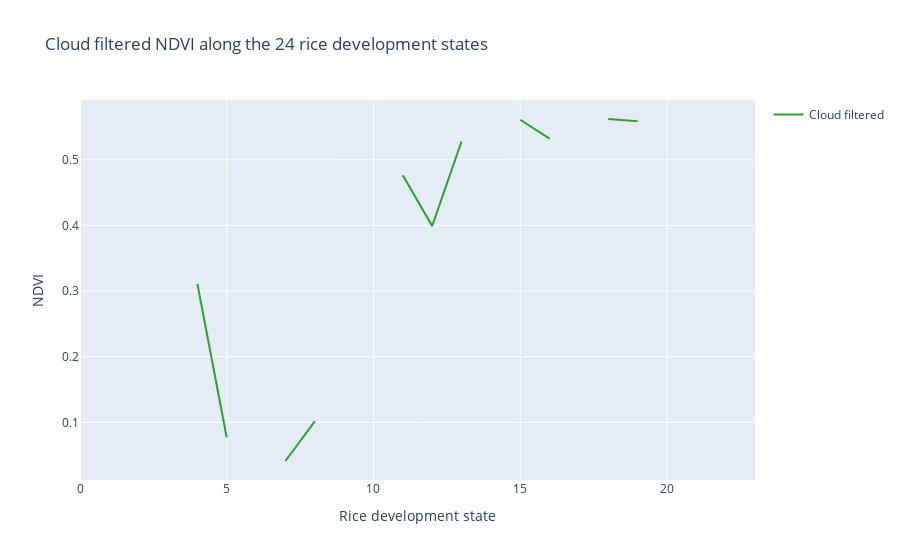

The code cell stored with this chart in its notebook:
### Code cell
ndvi_cloud = xds_cloud.sel(ts_obs=0, ts_aug=0).to_dataframe()[['ndvi']].reset_index()
ndvi_fill = xds_fill.sel(ts_obs=0, ts_aug=0).to_dataframe()[['ndvi']].reset_index()
ndvi_smooth = xds_smooth.sel(ts_obs=0, ts_aug=0).to_dataframe()[['ndvi']].reset_index()

fig = go.Figure()

# fig.add_trace(go.Scatter(x=ndvi_smooth['state_dev'], y=ndvi_smooth['ndvi'], mode='lines', name='Smoothed', marker={'color': DEFAULT_PLOTLY_COLORS[0]}))
# fig.add_trace(go.Scatter(x=ndvi_fill['state_dev'], y=ndvi_fill['ndvi'], mode='lines', name='Filled', marker={'color': DEFAULT_PLOTLY_COLORS[1]}))
fig.add_trace(go.Scatter(x=ndvi_cloud['state_dev'], y=ndvi_cloud['ndvi'], mode='lines', name='Cloud filtered', marker={'color': DEFAULT_PLOTLY_COLORS[2]}))

fig.update_layout(
    title = 'NDVI along the 24 rice development states',
    xaxis = {
        'title': 'Rice development state',
    },
    yaxis = {
        'title': 'NDVI',
    },
    showlegend=True,
)

fig.show()

### Figure 1 — Plotly figure (JSON) as saved in the notebook; plotly's stock layout.template omitted (floating-point values rounded to 4 significant figures)
{"data": [{"marker": {"color": "rgb(44, 160, 44)"}, "mode": "lines", "name": "Cloud filtered", "type": "scatter", "x": [23, 22, 21, 20, 19, 18, 17, 16, 15, 14, 13, 12, 11, 10, 9, 8, 7, 6, 5, 4, 3, 2, 1, 0], "y": [null, null, null, null, 0.5589, 0.5623, null, 0.5324, 0.5611, null, 0.5281, 0.3992, 0.4766, null, null, 0.1013, 0.04106, null, 0.07692, 0.3111, null, null, 0.2438, null]}], "layout": {"showlegend": true, "title": {"text": "Cloud filtered NDVI along the 24 rice development states"}, "xaxis": {"title": {"text": "Rice development state"}}, "yaxis": {"title": {"text": "NDVI"}}}}
